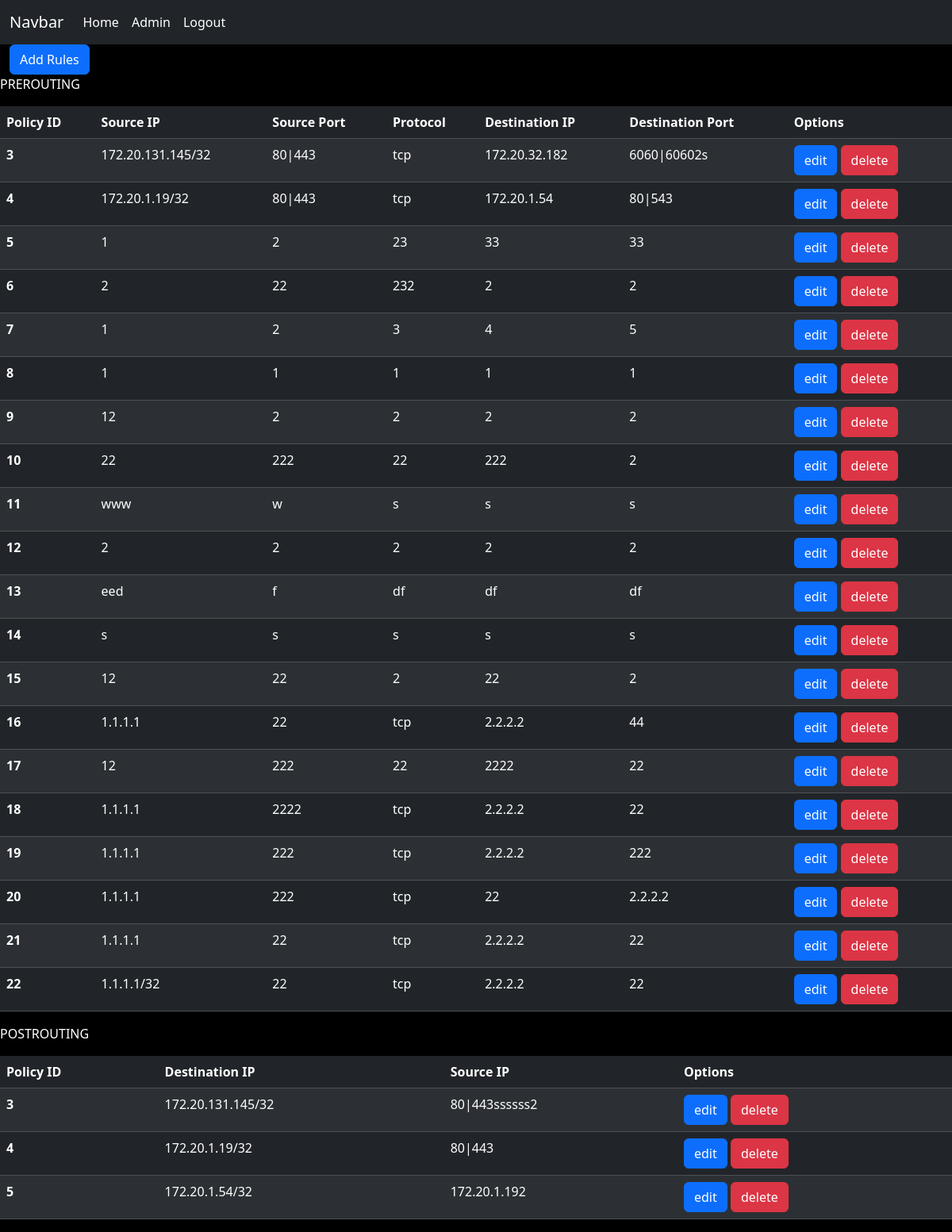
Before: /rules/ (signed in) with the older database file.
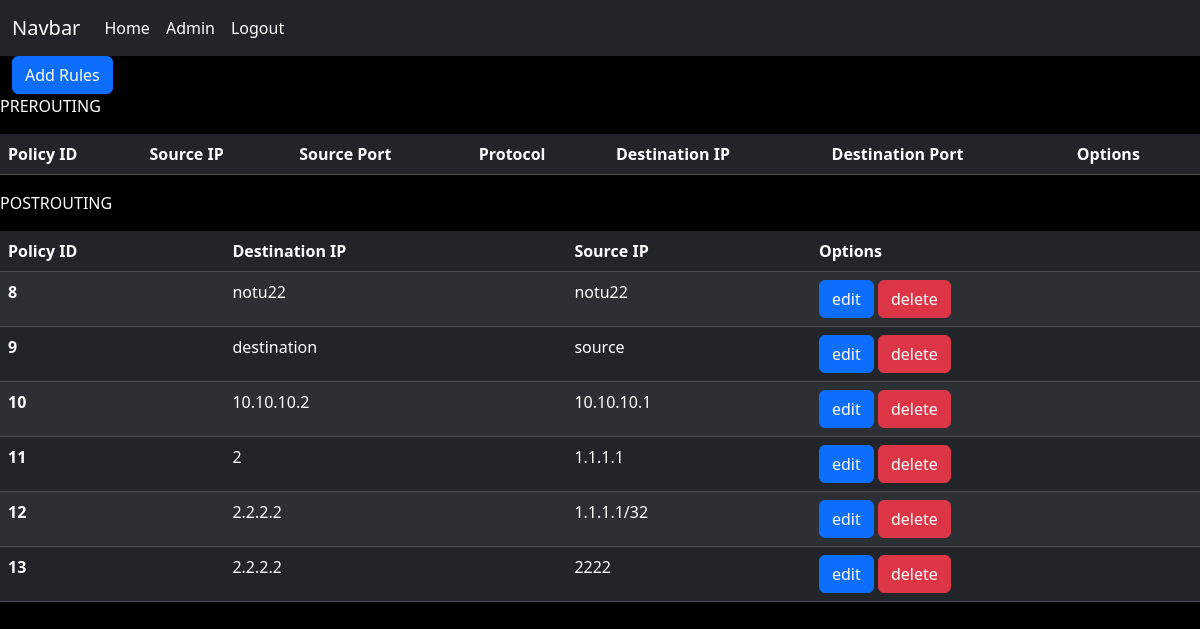
After: the same page with the newer database file.
### rules_fetcher_display/models.py (models this page shows)
class prerouting(models.Model):
    routing = models.CharField(max_length=10)
    source_ip = models.CharField(max_length=18)
    source_port = models.CharField(max_length=6)
    protocol = models.CharField(max_length=3)
    destination_ip = models.CharField(max_length=18)
    destination_port = models.CharField(max_length=3)

class postrouting(models.Model):
    routing = models.CharField(max_length=10)
    source_ip = models.CharField(max_length=18)
    destination_ip = models.CharField(max_length=18)

### rules_fetcher_display/views.py (the view)
# urls.py: path('rules/', combined_rules,name='rules'),
@login_required
@or_permission_required('rules_fetcher_display.edit', 'rules_fetcher_display.view')
def combined_rules(request):
    pre_context = pre_rules(request)
    post_context = post_rules(request)
    combined_context = {**pre_context, **post_context}
    print(combined_context)
    return render(request, 'index.html', combined_context)

### rules_fetcher_display/views.py (called while the page is built)
def pre_rules(request):
    pre = prerouting.objects.all()
    context = {'prerouting_data': pre}
    return context

def post_rules(request):
    post = postrouting.objects.all()
    context = {'postrouting_data': post}
    return context

### templates/index.html (shortened to what this page needs)
<!DOCTYPE html>
{% load static %}
<html>
<head>
    <link href="https://cdn.jsdelivr.net/npm/bootstrap@5.3.2/dist/css/bootstrap.min.css" rel="stylesheet">
    <link rel="stylesheet" href="{% static 'main.css' %}">
</head>
<body>
  <nav class="navbar navbar-expand-lg navbar-dark bg-dark">
    <div class="container-fluid">
      <a class="navbar-brand" href="#">Navbar</a>
      <div class="collapse navbar-collapse" id="navbarNav">
        <ul class="navbar-nav  me-auto mb-2 mb-lg-0">
          <li class="nav-item">
              <a class="nav-link active" aria-current="page" href="{% url 'rules' %}">Home</a>
          </li>
          <li class="nav-item">
              <a class="nav-link active" aria-current="page" href="#">Admin</a>
          </li>
          <li class="nav-item ml-auto">
              <a class="nav-link active" aria-current="page" href="{% url "user_logout" %}">Logout</a>
          </li>
      </ul>
      </div>
    </div>
  </nav>
<div class="container-fluid">
  <button  id="add" type="button" class="btn btn-primary">Add Rules</button>
</div>
<table class="table table-dark table-striped">
    <thead>
      <tr id="columns">
        <p>PREROUTING</p>
        <th scope="col">Policy ID</th>
        <th scope="col">Source IP</th>
        <th scope="col">Source Port</th>
        <th scope="col">Protocol</th>
        <th scope="col">Destination IP</th>
        <th scope="col">Destination Port</th>
        <th scope="col">Options</th>
      </tr>
    </thead>
    <tbody>
    {% for value_pre in prerouting_data %}
      <tr>
        <th scope="row">{{value_pre.id}}</th>
        <td  contenteditable="false">{{ value_pre.source_ip }}</td>
        <td  contenteditable="false" >{{ value_pre.source_port }}</td>
        <td  contenteditable="false">{{ value_pre.protocol }}</td>
        <td  contenteditable="false">{{ value_pre.destination_ip }}</td>
        <td contenteditable="false">{{ value_pre.destination_port }}</td>
        <td >
          <button  type="button" class="edit btn btn-primary" >edit</button>
          <button  type="button" class="btn btn-danger" onclick="deleteRow2(this, 'preroute')" data-object-id={{value_pre.id}}  {% if "your_app.can_do_something" not in user_permissions %}disabled{% endif %} >delete</button></td>
        </tr>
    {% endfor %}
    </tbody>
  </table>
<table class="table table-dark table-striped">
    <thead>
      <tr>
        <p>POSTROUTING</p>
        <th scope="col">Policy ID</th>
        <th scope="col">Destination IP</th>
        <th scope="col">Source IP</th>
        <th scope="col">Options</th>
      </tr>
    </thead>
    <tbody>
    {% for value_post in postrouting_data%}
      <tr>
        <th scope="row">{{value_post.id}}</th>
        <td  contenteditable="false">{{ value_post.source_ip }}</td>
        <td  contenteditable="false">{{ value_post.destination_ip }}</td>
        <td>
          <button  type="button" class="edit btn btn-primary" >edit</button>
          <button  type="button" class="btn btn-danger" onclick="deleteRow2(this,'postroute')" data-object-id={{value_post.id}}>delete</button></td>
      </tr>
      {% endfor %}
    </tbody>
  </table>
</body>
</html>

Changed rows visible on the page:
removed prerouting: id "3", source_ip "172.20.131.145/32", source_port "80|443", protocol "tcp", destination_ip "172.20.32.182", destination_port "6060|60602s"
removed prerouting: id "4", source_ip "172.20.1.19/32", source_port "80|443", protocol "tcp", destination_ip "172.20.1.54", destination_port "80|543"
removed prerouting: id "5", source_ip "1", source_port "2", protocol "23", destination_ip "33", destination_port "33"
removed prerouting: id "6", source_ip "2", source_port "22", protocol "232", destination_ip "2", destination_port "2"
removed prerouting: id "7", source_ip "1", source_port "2", protocol "3", destination_ip "4", destination_port "5"
removed prerouting: id "8", source_ip "1", source_port "1", protocol "1", destination_ip "1", destination_port "1"
removed prerouting: id "9", source_ip "12", source_port "2", protocol "2", destination_ip "2", destination_port "2"
removed prerouting: id "10", source_ip "22", source_port "222", protocol "22", destination_ip "222", destination_port "2"
removed prerouting: id "11", source_ip "www", source_port "w", protocol "s", destination_ip "s", destination_port "s"
removed prerouting: id "12", source_ip "2", source_port "2", protocol "2", destination_ip "2", destination_port "2"
removed prerouting: id "13", source_ip "eed", source_port "f", protocol "df", destination_ip "df", destination_port "df"
removed prerouting: id "14", source_ip "s", source_port "s", protocol "s", destination_ip "s", destination_port "s"
removed prerouting: id "15", source_ip "12", source_port "22", protocol "2", destination_ip "22", destination_port "2"
removed prerouting: id "16", source_ip "1.1.1.1", source_port "22", protocol "tcp", destination_ip "2.2.2.2", destination_port "44"
removed prerouting: id "17", source_ip "12", source_port "222", protocol "22", destination_ip "2222", destination_port "22"
removed prerouting: id "18", source_ip "1.1.1.1", source_port "2222", protocol "tcp", destination_ip "2.2.2.2", destination_port "22"
removed prerouting: id "19", source_ip "1.1.1.1", source_port "222", protocol "tcp", destination_ip "2.2.2.2", destination_port "222"
removed prerouting: id "20", source_ip "1.1.1.1", source_port "222", protocol "tcp", destination_ip "22", destination_port "2.2.2.2"
removed prerouting: id "21", source_ip "1.1.1.1", source_port "22", protocol "tcp", destination_ip "2.2.2.2", destination_port "22"
removed prerouting: id "22", source_ip "1.1.1.1/32", source_port "22", protocol "tcp", destination_ip "2.2.2.2", destination_port "22"
removed postrouting: id "3", source_ip "172.20.131.145/32", destination_ip "80|443ssssss2"
removed postrouting: id "4", source_ip "172.20.1.19/32", destination_ip "80|443"
removed postrouting: id "5", source_ip "172.20.1.54/32", destination_ip "172.20.1.192"
added postrouting: id "8", source_ip "notu22", destination_ip "notu22"
added postrouting: id "9", source_ip "destination", destination_ip "source"
added postrouting: id "10", source_ip "10.10.10.2", destination_ip "10.10.10.1"
added postrouting: id "11", source_ip "2", destination_ip "1.1.1.1"
added postrouting: id "12", source_ip "2.2.2.2", destination_ip "1.1.1.1/32"
added postrouting: id "13", source_ip "2.2.2.2", destination_ip "2222"
